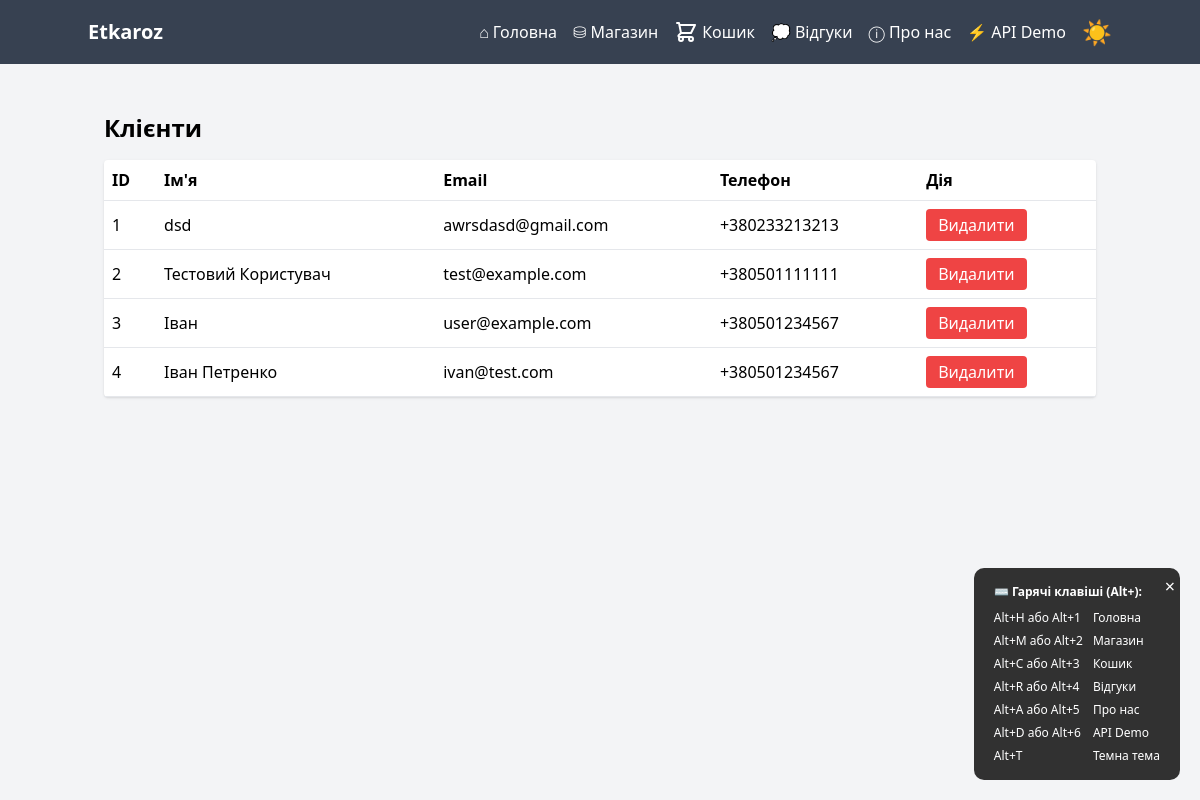
The page /admin/customers (signed in) on the database as committed earlier.
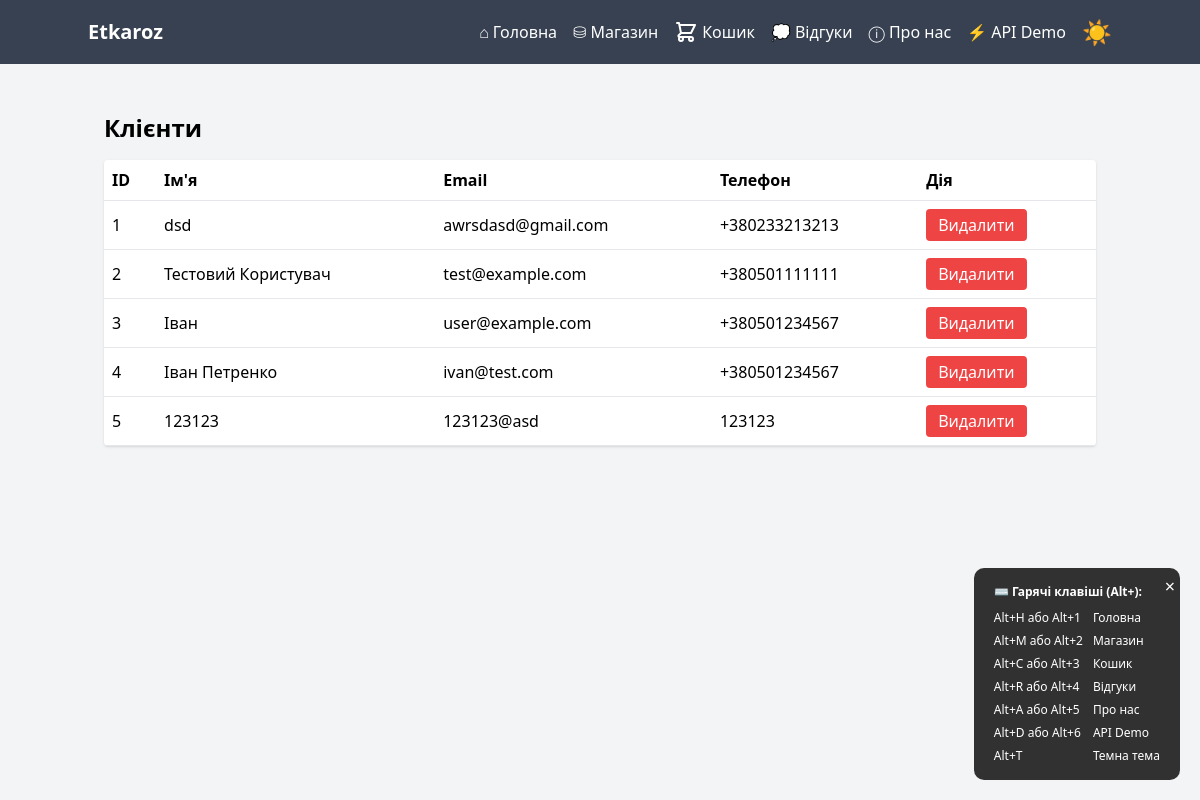
The same page on the database as committed later.
### tables this page shows
CREATE TABLE customers (
            id INTEGER PRIMARY KEY AUTOINCREMENT,
            name TEXT,
            email TEXT,
            phone TEXT
        );

### app.py (the view)
@app.route('/admin/customers')
@admin_required
def admin_customers():
    db = get_db()
    cur = db.execute('SELECT * FROM customers')
    customers = [row_to_obj(r) for r in cur.fetchall()]
    return render_template('admin/customers.html', customers=customers)

### app.py (called while the page is built)
def get_db():
    if 'db' not in g:
        conn = sqlite3.connect(DB_PATH)
        conn.row_factory = sqlite3.Row
        g.db = conn
        global _db_initialized
        if not _db_initialized:
            initialize_db(conn)
            _db_initialized = True
    return g.db

def row_to_obj(row):
    if row is None:
        return None
    return SimpleNamespace(**dict(row))

def admin_required(f):
    from functools import wraps
    @wraps(f)
    def decorated_function(*args, **kwargs):
        if not session.get('admin_logged_in'):
            return redirect(url_for('admin_login'))
        return f(*args, **kwargs)
    return decorated_function

### templates/admin/customers.html (shortened to what this page needs)
{% extends "base.html" %}
{% block content %}
<h1 class="text-2xl font-bold mb-4">Клієнти</h1>
<table class="w-full bg-white rounded shadow">
    <thead>
        <tr class="text-left border-b">
            <th class="p-2">ID</th>
            <th class="p-2">Ім'я</th>
            <th class="p-2">Email</th>
            <th class="p-2">Телефон</th>
            <th class="p-2">Дія</th>
        </tr>
    </thead>
    <tbody>
        {% for c in customers %}
            <tr class="border-b">
                <td class="p-2">{{ c.id }}</td>
                <td class="p-2">{{ c.name }}</td>
                <td class="p-2">{{ c.email }}</td>
                <td class="p-2">{{ c.phone }}</td>
                <td class="p-2">
                    <form action="{{ url_for('admin_customers_delete', customer_id=c.id) }}" method="post" onsubmit="return confirm('Видалити клієнта?');">
                        <button class="bg-red-500 text-white px-3 py-1 rounded">Видалити</button>
                    </form>
                </td>
            </tr>
        {% endfor %}
    </tbody>
</table>
{% endblock %}

Rows that differ between the two databases and show on the page:
added customers: name "123123", email "123123@asd", phone "123123"
Other text that changed with them:
new list line: "5 Видалити"
